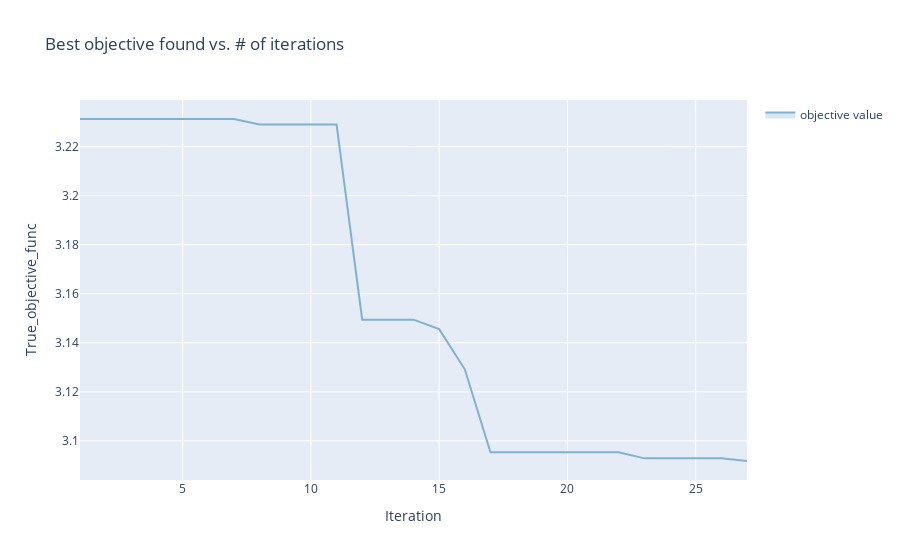

The code cell stored with this chart in its notebook:
### Code cell
render(ax_client.get_optimization_trace())

### Figure 1 — Plotly figure (JSON) as saved in the notebook; plotly's stock layout.template omitted (floating-point values rounded to 4 significant figures)
{"data": [{"hoverinfo": "none", "legendgroup": "", "line": {"width": 0}, "mode": "lines", "showlegend": false, "type": "scatter", "x": [1, 2, 3, 4, 5, 6, 7, 8, 9, 10, 11, 12, 13, 14, 15, 16, 17, 18, 19, 20, 21, 22, 23, 24, 25, 26, 27], "y": [3.231, 3.231, 3.231, 3.231, 3.231, 3.231, 3.231, 3.229, 3.229, 3.229, 3.229, 3.149, 3.149, 3.149, 3.146, 3.129, 3.095, 3.095, 3.095, 3.095, 3.095, 3.095, 3.093, 3.093, 3.093, 3.093, 3.092]}, {"fill": "tonexty", "fillcolor": "rgba(128,177,211,0.3)", "legendgroup": "objective value", "line": {"color": "rgba(128,177,211,1)"}, "mode": "lines", "name": "objective value", "text": ["<br><em>Parameterization:</em><br>aLund: 0.68<br>bLund: 0.98", "<br><em>Parameterization:</em><br>aLund: 0.8956221342086792<br>bLund: 1.0108427286148072", "<br><em>Parameterization:</em><br>aLund: 1.5487040169537067<br>bLund: 1.3083373866975307", "<br><em>Parameterization:</em><br>aLund: 1.07638930529356<br>bLund: 1.6605803849175573", "<br><em>Parameterization:</em><br>aLund: 0.694003701210022<br>bLund: 1.6275116495788098", "<br><em>Parameterization:</em><br>aLund: 0.6446712054312229<br>bLund: 1.4397121753543616", "<br><em>Parameterization:</em><br>aLund: 0.7197844356462975<br>bLund: 0.5267426890352698", "<br><em>Parameterization:</em><br>aLund: 1.5020989612679467<br>bLund: 1.8665207448998555", "<br><em>Parameterization:</em><br>aLund: 2.0<br>bLund: 2.0", "<br><em>Parameterization:</em><br>aLund: 1.816628731815205<br>bLund: 1.7244660259646456", "<br><em>Parameterization:</em><br>aLund: 1.2955522825285206<br>bLund: 2.0", "<br><em>Parameterization:</em><br>aLund: 1.4266174291256248<br>bLund: 1.7068998585526514", "<br><em>Parameterization:</em><br>aLund: 2.0<br>bLund: 0.2", "<br><em>Parameterization:</em><br>aLund: 0.0<br>bLund: 0.8807915050385358", "<br><em>Parameterization:</em><br>aLund: 1.7409261013431<br>bLund: 2.0", "<br><em>Parameterization:</em><br>aLund: 1.1949694517834453<br>bLund: 1.410472510039975", "<br><em>Parameterization:</em><br>aLund: 1.3075705623600964<br>bLund: 1.5390388151429926", "<br><em>Parameterization:</em><br>aLund: 0.8099113893779591<br>bLund: 1.0865438034657042", "<br><em>Parameterization:</em><br>aLund: 1.6669308400759948<br>bLund: 1.8823879868882378", "<br><em>Parameterization:</em><br>aLund: 1.044615789620402<br>bLund: 1.241674584331927", "<br><em>Parameterization:</em><br>aLund: 1.0688446602959198<br>bLund: 1.3166371801161056", "<br><em>Parameterization:</em><br>aLund: 1.1186510598171857<br>bLund: 1.2782824840965392", "<br><em>Parameterization:</em><br>aLund: 0.9719110023331846<br>bLund: 1.1776589423072332", "<br><em>Parameterization:</em><br>aLund: 1.3301861707768101<br>bLund: 1.5965354300105166", "<br><em>Parameterization:</em><br>aLund: 1.2560526698319314<br>bLund: 1.5240590315248015", "<br><em>Parameterization:</em><br>aLund: 1.3936697261239386<br>bLund: 1.5977962474491376", "<br><em>Parameterization:</em><br>aLund: 0.9966992417445005<br>bLund: 1.2158840742157055"], "type": "scatter", "x": [1, 2, 3, 4, 5, 6, 7, 8, 9, 10, 11, 12, 13, 14, 15, 16, 17, 18, 19, 20, 21, 22, 23, 24, 25, 26, 27], "y": [3.231, 3.231, 3.231, 3.231, 3.231, 3.231, 3.231, 3.229, 3.229, 3.229, 3.229, 3.149, 3.149, 3.149, 3.146, 3.129, 3.095, 3.095, 3.095, 3.095, 3.095, 3.095, 3.093, 3.093, 3.093, 3.093, 3.092]}, {"fill": "tonexty", "fillcolor": "rgba(128,177,211,0.3)", "hoverinfo": "none", "legendgroup": "", "line": {"width": 0}, "mode": "lines", "showlegend": false, "type": "scatter", "x": [1, 2, 3, 4, 5, 6, 7, 8, 9, 10, 11, 12, 13, 14, 15, 16, 17, 18, 19, 20, 21, 22, 23, 24, 25, 26, 27], "y": [3.231, 3.231, 3.231, 3.231, 3.231, 3.231, 3.231, 3.229, 3.229, 3.229, 3.229, 3.149, 3.149, 3.149, 3.146, 3.129, 3.095, 3.095, 3.095, 3.095, 3.095, 3.095, 3.093, 3.093, 3.093, 3.093, 3.092]}], "layout": {"autosize": true, "showlegend": true, "title": {"text": "Best objective found vs. # of iterations"}, "xaxis": {"autorange": true, "range": [1, 27], "title": {"text": "Iteration"}, "type": "linear"}, "yaxis": {"autorange": true, "range": [3.084, 3.239], "title": {"text": "True_objective_func"}, "type": "linear"}}}
